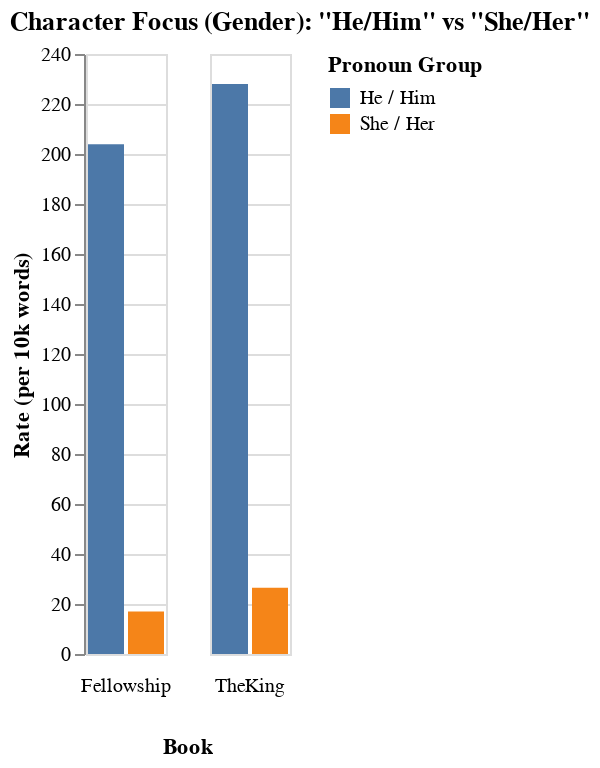

Notebook cell for this chart:
### Markdown cell above
**Prompt:** How do these crude patterns line up with character agency and narrative voice? What errors do you notice, and how would POS (Part OF Speech) tagging improve this?

### Code cell
import pandas as pd
import altair as alt

# Create a DataFrame for the graph using the 4 rates we just calculated
data = [
    {'Book': 'Fellowship', 'Pronoun Group': 'He / Him', 'Rate': f_he_him_rate},
    {'Book': 'Fellowship', 'Pronoun Group': 'She / Her', 'Rate': f_she_her_rate},
    {'Book': 'TheKing', 'Pronoun Group': 'He / Him', 'Rate': r_he_him_rate},
    {'Book': 'TheKing', 'Pronoun Group': 'She / Her', 'Rate': r_she_her_rate}
]
chart_df = pd.DataFrame(data)

# Build a grouped bar chart
chart = alt.Chart(chart_df).mark_bar().encode(
    # On the x-axis, show the Pronoun Group
    x=alt.X('Pronoun Group', axis=None),
    # On the y-axis, show the Rate
    y=alt.Y('Rate', title='Rate (per 10k words)'),
    # Use color to distinguish the pronoun groups
    color=alt.Color('Pronoun Group'),
    # Create a separate column for each Book
    column=alt.Column('Book', header=alt.Header(titleOrient="bottom", labelOrient="bottom")),
    tooltip=['Book', 'Pronoun Group', 'Rate']
).properties(
    title='Character Focus (Gender): "He/Him" vs "She/Her"'
).interactive()

# Save the chart as a JSON file
chart.save('gender_comparison_chart.json')
print("Graph saved to 'gender_comparison_chart.json'")

# Display the chart
chart

### Figure 1 — Vega-Lite specification as saved in the notebook (floating-point values rounded to 4 significant figures)
{"config": {"view": {"continuousWidth": 300, "continuousHeight": 300}}, "data": {"name": "data-dcb39c7ea40bf8c5238c27f5a942a47c"}, "mark": {"type": "bar"}, "encoding": {"color": {"field": "Pronoun Group", "type": "nominal"}, "column": {"field": "Book", "header": {"labelOrient": "bottom", "titleOrient": "bottom"}, "type": "nominal"}, "tooltip": [{"field": "Book", "type": "nominal"}, {"field": "Pronoun Group", "type": "nominal"}, {"field": "Rate", "type": "quantitative"}], "x": {"axis": null, "field": "Pronoun Group", "type": "nominal"}, "y": {"field": "Rate", "title": "Rate (per 10k words)", "type": "quantitative"}}, "params": [{"name": "param_2", "select": {"type": "interval", "encodings": ["x", "y"]}, "bind": "scales"}], "title": "Character Focus (Gender): \"He/Him\" vs \"She/Her\"", "$schema": "https://vega.github.io/schema/vega-lite/v5.20.1.json", "datasets": {"data-dcb39c7ea40bf8c5238c27f5a942a47c": [{"Book": "Fellowship", "Pronoun Group": "He / Him", "Rate": 203.9}, {"Book": "Fellowship", "Pronoun Group": "She / Her", "Rate": 16.98}, {"Book": "TheKing", "Pronoun Group": "He / Him", "Rate": 228.0}, {"Book": "TheKing", "Pronoun Group": "She / Her", "Rate": 26.47}]}}
